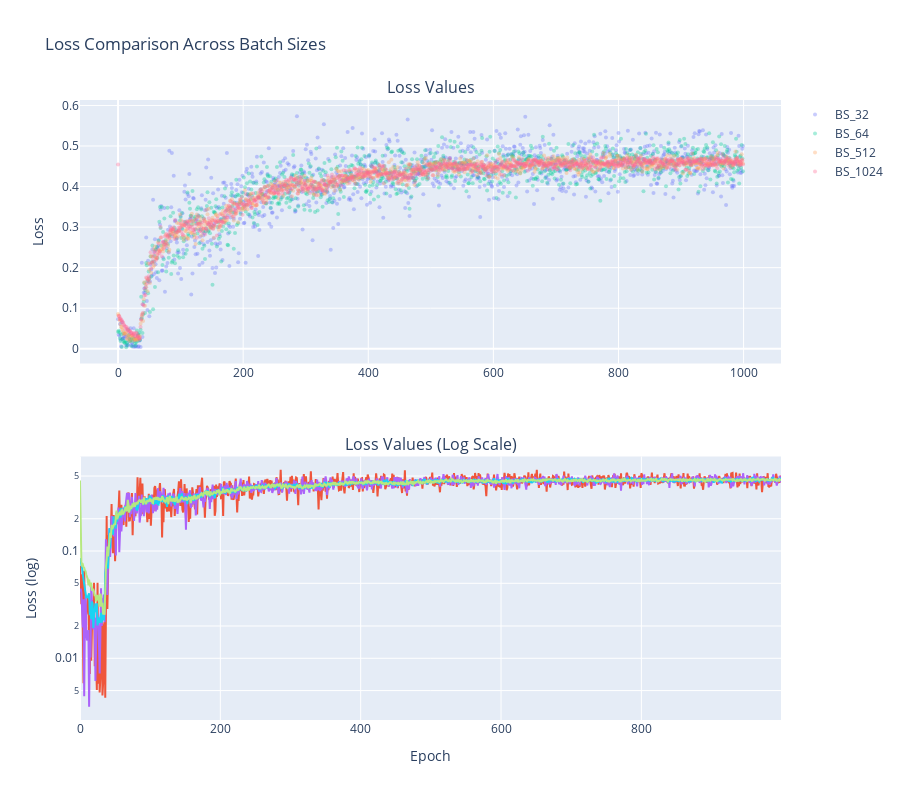

Notebook cell for this chart:
### Markdown cell above
## Loss Values Comparison

### Code cell
fig = make_subplots(
    rows=2,
    cols=1,
    subplot_titles=("Loss Values", "Loss Values (Log Scale)"),
    vertical_spacing=0.15,
)

for batch_size, data in sorted(evals.items(), key=lambda x: int(x[0])):
    if "loss_values" not in data:
        continue

    loss_data = data["loss_values"]

    # Extract loss at epoch boundaries
    if "epoch_values" in loss_data and "loss_values" in loss_data:
        loss_epoch = [loss_data["loss_values"][j] for j in loss_data["epoch_values"]]

        # Regular scale
        fig.add_trace(
            go.Scatter(
                y=loss_epoch,
                mode="markers",
                name=f"BS_{batch_size}",
                marker=dict(opacity=0.35, size=4),
            ),
            row=1,
            col=1,
        )

        # Log scale
        fig.add_trace(
            go.Scatter(
                y=loss_epoch,
                mode="lines",
                name=f"BS_{batch_size}",
                showlegend=False,
            ),
            row=2,
            col=1,
        )

fig.update_layout(height=800, title_text="Loss Comparison Across Batch Sizes")
fig.update_yaxes(title_text="Loss", row=1, col=1)
fig.update_yaxes(title_text="Loss (log)", type="log", row=2, col=1)
fig.update_xaxes(title_text="Epoch", row=2, col=1)
fig.show()

### Figure 1 — Plotly figure (JSON) as saved in the notebook; plotly's stock layout.template omitted (floating-point values rounded to 4 significant figures; data arrays with more than 128 entries replaced by an {"elided": "..."} marker saying what was removed)
{"data": [{"marker": {"opacity": 0.35, "size": 4}, "mode": "markers", "name": "BS_32", "type": "scatter", "xaxis": "x", "y": {"elided": "1000 float values"}, "yaxis": "y"}, {"mode": "lines", "name": "BS_32", "showlegend": false, "type": "scatter", "xaxis": "x2", "y": {"elided": "1000 float values"}, "yaxis": "y2"}, {"marker": {"opacity": 0.35, "size": 4}, "mode": "markers", "name": "BS_64", "type": "scatter", "xaxis": "x", "y": {"elided": "1000 float values"}, "yaxis": "y"}, {"mode": "lines", "name": "BS_64", "showlegend": false, "type": "scatter", "xaxis": "x2", "y": {"elided": "1000 float values"}, "yaxis": "y2"}, {"marker": {"opacity": 0.35, "size": 4}, "mode": "markers", "name": "BS_512", "type": "scatter", "xaxis": "x", "y": {"elided": "1000 float values"}, "yaxis": "y"}, {"mode": "lines", "name": "BS_512", "showlegend": false, "type": "scatter", "xaxis": "x2", "y": {"elided": "1000 float values"}, "yaxis": "y2"}, {"marker": {"opacity": 0.35, "size": 4}, "mode": "markers", "name": "BS_1024", "type": "scatter", "xaxis": "x", "y": {"elided": "1000 float values"}, "yaxis": "y"}, {"mode": "lines", "name": "BS_1024", "showlegend": false, "type": "scatter", "xaxis": "x2", "y": {"elided": "1000 float values"}, "yaxis": "y2"}], "layout": {"annotations": [{"font": {"size": 16}, "showarrow": false, "text": "Loss Values", "x": 0.5, "xanchor": "center", "xref": "paper", "y": 1, "yanchor": "bottom", "yref": "paper"}, {"font": {"size": 16}, "showarrow": false, "text": "Loss Values (Log Scale)", "x": 0.5, "xanchor": "center", "xref": "paper", "y": 0.425, "yanchor": "bottom", "yref": "paper"}], "height": 800, "title": {"text": "Loss Comparison Across Batch Sizes"}, "xaxis": {"anchor": "y", "domain": [0, 1]}, "xaxis2": {"anchor": "y2", "domain": [0, 1], "title": {"text": "Epoch"}}, "yaxis": {"anchor": "x", "domain": [0.575, 1], "title": {"text": "Loss"}}, "yaxis2": {"anchor": "x2", "domain": [0, 0.425], "title": {"text": "Loss (log)"}, "type": "log"}}}
